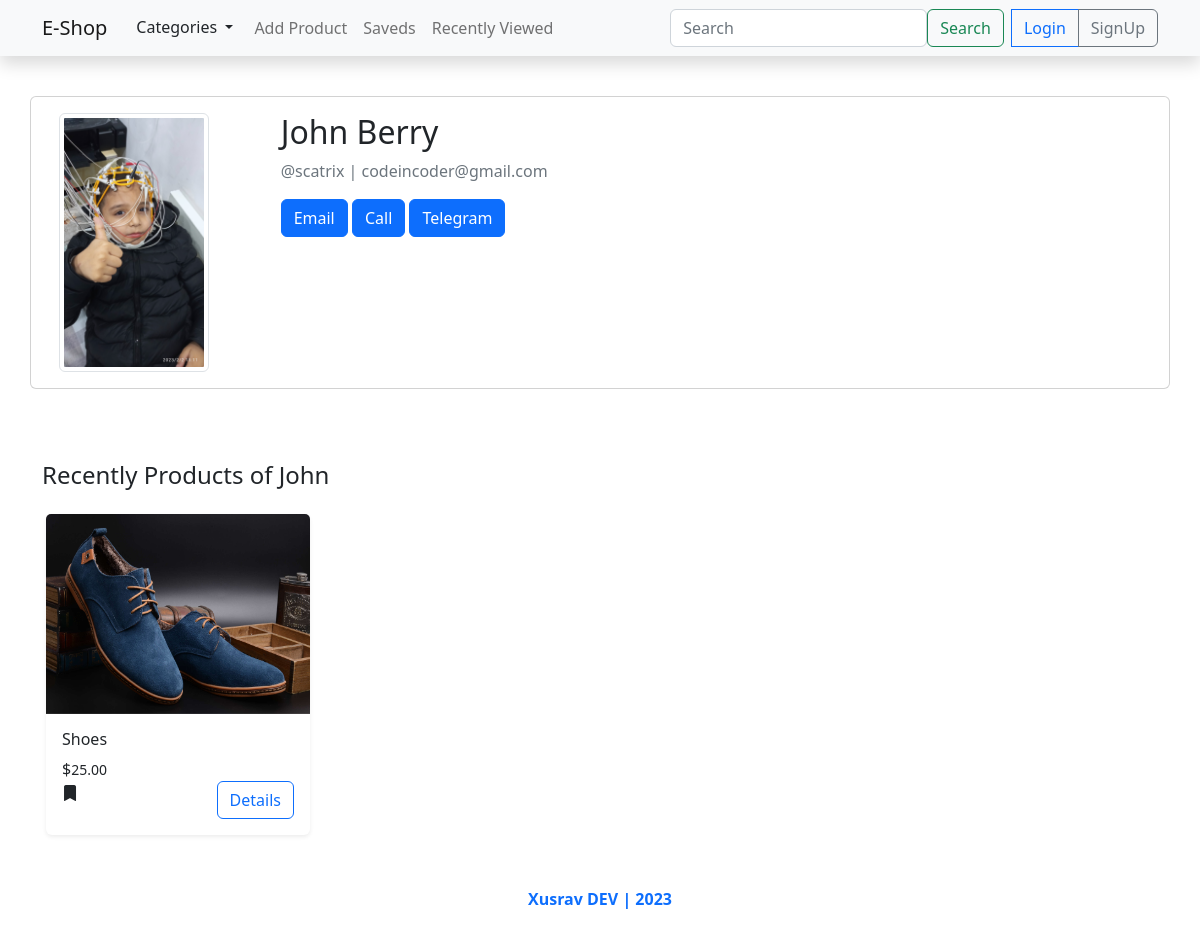
Page /users/profile/scatrix/ on the earlier database version.
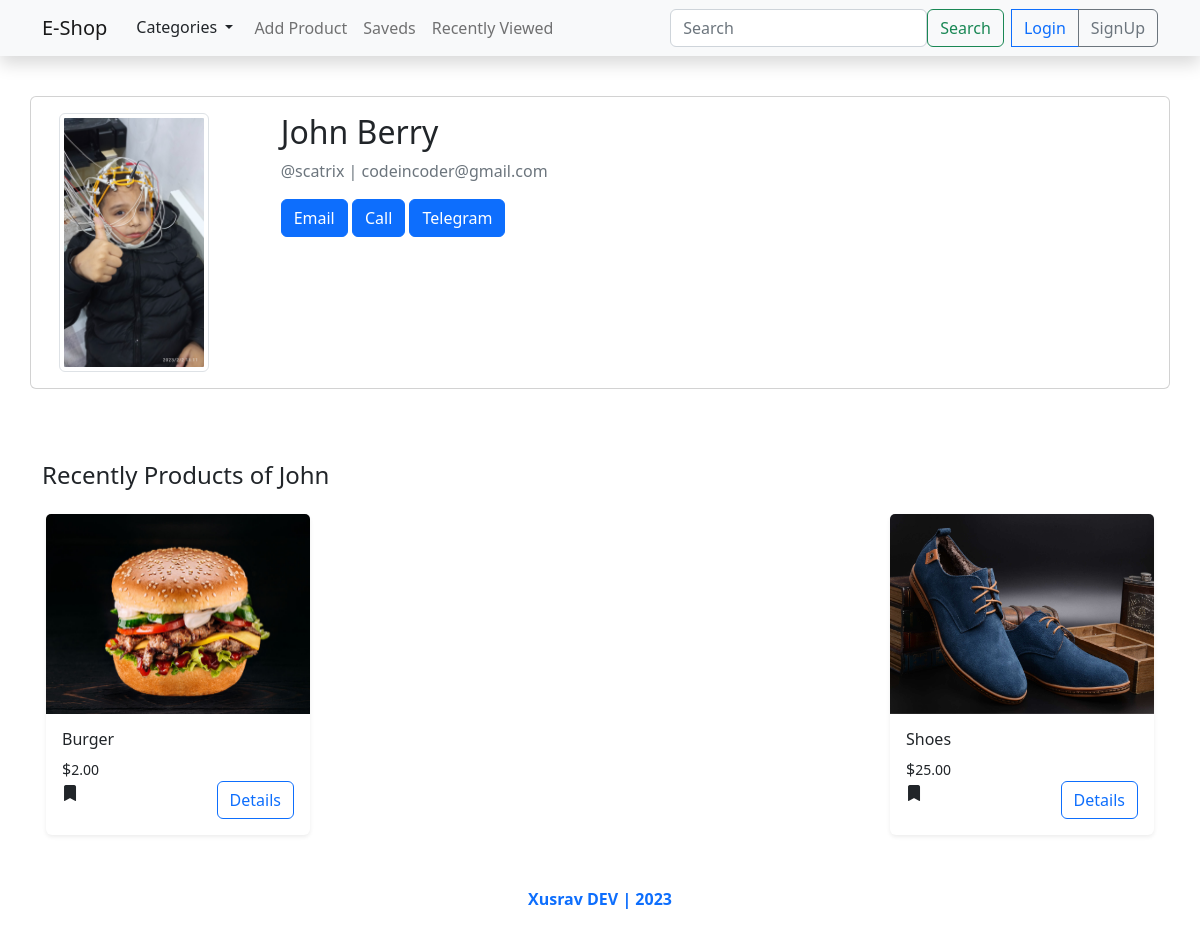
Same page on the later database version.
### products/models.py (models this page shows, shortened)
class Product(models.Model):
    author = models.ForeignKey(CustomUser, on_delete=models.CASCADE)
    category = models.ForeignKey(Category, on_delete=models.CASCADE)
    title = models.CharField(max_length=150)
    description = models.TextField()
    price = models.DecimalField(max_digits=10000000, decimal_places=2)
    address = models.CharField(max_length=300)
    number = models.CharField(max_length=15)
    telegram = models.CharField(max_length=50)
    date = models.DateTimeField(auto_now_add=True)
    class Meta:
        ordering = ['-id']

class ProductImage(models.Model):
    product = models.ForeignKey(Product, on_delete=models.CASCADE)
    image = models.ImageField(upload_to='product_images/')

### users/views.py (the view)
# urls.py: path('profile/<str:username>/', Profile.as_view(), name='profile'),
class Profile(View):
    def get(self, request, username):
        user = get_object_or_404(CustomUser, username=username)
        return render(request, 'profile.html', context={
            'user': user
        })

### commerce/views.py (called while the page is built)
def get_category(request):
    categories = Category.objects.all()
    return {'categories': categories}

### templates/profile.html (shortened to what this page needs)
{% extends 'base.html' %}
{% block content %}
    <div class="container">
        <br>
        <div class="row">
            <br>
            <div class="col-12 card mt-3">
                <div class="row">
                    <div class="col-2 m-3">
                        <img class="img-thumbnail" width="150" height="150" src="{{ user.img.url }}"
                             alt="profile image">
                    </div>
                    <div class="col-8 m-3">
                        <h2>{{ user.get_full_name }}</h2>
                        <p class="text-muted">@{{ user.username }} | {{ user.email }}</p>
                        <a class="btn btn-primary" href="mailto:{{ user.email }}">Email</a>
                        <a class="btn btn-primary" href="tel:{{ user.phone }}">Call</a>
                        <a class="btn btn-primary" href="https://t.me/{{ user.username }}">Telegram</a>
                    </div>
                </div>
            </div>
        </div>
    </div>
    <br>
    <br>
    <div class="container">
        <div class=" w-100 mt-4">
            <h4 class="d-block">Recently Products of {{ user.first_name }}</h4>
            <div class="d-flex flex-wrap justify-content-between">
                {% for product in user.product_set.all %}
                    <div class="card border border-0 shadow-sm d-inline-block m-1 mt-3" style="width: 16.5rem;">
                        {% if product.productimage_set.exists %}
                            <img height="200" class="card-img-top" src="{{ product.productimage_set.first.image.url }}"
                                 alt="">
                        {% else %}
                            <img height="200" class="card-img-top" src="images/14pro2.jfif" alt="">
                        {% endif %}
                        <div class="card-body">
                            <h6 class="align-center card-title">{{ product.title }}</h6>
                            <span class="center card-text">$<small>{{ product.price }}</small></span>
                            <div class="buttons d-flex flex-wrap justify-content-between ">
                                <i class="bi bi-bookmark-fill"></i>
                                <a href="{% url 'product' product.id %}" class="btn btn-outline-primary">Details</a>
                            </div>
                        </div>
                    </div>
                {% endfor %}
            </div>
        </div>
    </div>
{% endblock %}

Differences in the rows shown:
added Product: productimage_set.first.image (picture), title "Burger", price "2.00"
